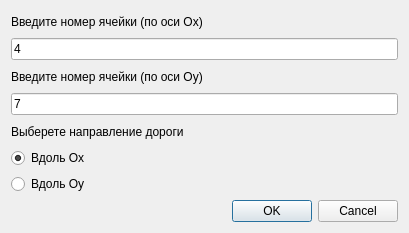
<?xml version="1.0" encoding="UTF-8"?>
<ui version="4.0">
 <class>PlaceRoadChooser</class>
 <widget class="QDialog" name="PlaceRoadChooser">
  <property name="geometry">
   <rect>
    <x>0</x>
    <y>0</y>
    <width>409</width>
    <height>233</height>
   </rect>
  </property>
  <property name="windowTitle">
   <string>Dialog</string>
  </property>
  <layout class="QVBoxLayout" name="verticalLayout_2">
   <item>
    <layout class="QVBoxLayout" name="verticalLayout">
     <item>
      <widget class="QLabel" name="label_2">
       <property name="text">
        <string>Введите номер ячейки (по оси Ox)</string>
       </property>
      </widget>
     </item>
     <item>
      <widget class="QLineEdit" name="lineEdit">
       <property name="text">
        <string>4</string>
       </property>
      </widget>
     </item>
     <item>
      <widget class="QLabel" name="label_3">
       <property name="text">
        <string>Введите номер ячейки (по оси Oy)</string>
       </property>
      </widget>
     </item>
     <item>
      <widget class="QLineEdit" name="lineEdit_2">
       <property name="text">
        <string>7</string>
       </property>
      </widget>
     </item>
     <item>
      <widget class="QLabel" name="label_5">
       <property name="text">
        <string>Выберете направление дороги</string>
       </property>
      </widget>
     </item>
     <item>
      <widget class="QRadioButton" name="radioButton">
       <property name="text">
        <string>Вдоль Ox</string>
       </property>
       <property name="checkable">
        <bool>true</bool>
       </property>
       <property name="checked">
        <bool>true</bool>
       </property>
      </widget>
     </item>
     <item>
      <widget class="QRadioButton" name="radioButton_2">
       <property name="text">
        <string>Вдоль Oy</string>
       </property>
      </widget>
     </item>
     <item>
      <widget class="QDialogButtonBox" name="buttonBox">
       <property name="orientation">
        <enum>Qt::Horizontal</enum>
       </property>
       <property name="standardButtons">
        <set>QDialogButtonBox::Cancel|QDialogButtonBox::Ok</set>
       </property>
      </widget>
     </item>
    </layout>
   </item>
  </layout>
 </widget>
 <resources/>
 <connections/>
</ui>
